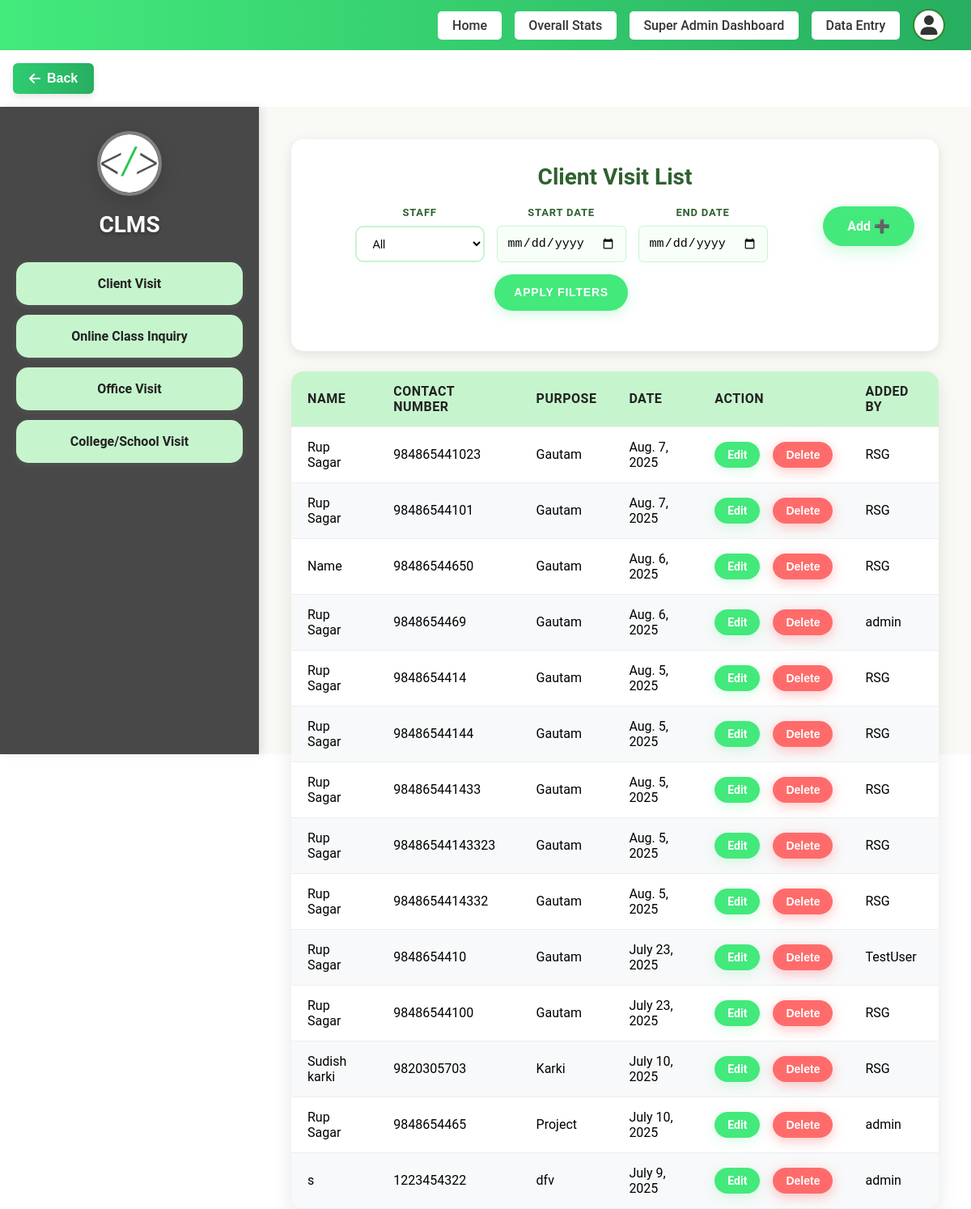
The page /add-dashboard/client-visit/list/ (signed in) on the database its author committed.
### staff/models.py (models this page shows, shortened)
class ClientVisit(models.Model):
    user = models.ForeignKey(User, on_delete=models.CASCADE)
    contact_number = models.CharField(max_length=20)
    name = models.CharField(max_length=100)
    purpose = models.CharField(max_length=255)
    date = models.DateField()

### staff/views.py (the view)
# urls.py: path('client-visit/list/', views.client_visit_list, name='client_visit_list'),
@login_required
def client_visit_list(request):
    if request.user.is_superuser:
        client_visits = ClientVisit.objects.all().order_by('-date')
        staff_filter = request.GET.get('staff')
        if staff_filter and staff_filter != 'all':
            client_visits = client_visits.filter(user_id=staff_filter)
        start_date = request.GET.get('start_date')
        end_date = request.GET.get('end_date')
        if start_date:
            try:
                start_date = datetime.strptime(start_date, '%Y-%m-%d').date()
                client_visits = client_visits.filter(date__gte=start_date)
            except ValueError:
                pass
        if end_date:
            try:
                end_date = datetime.strptime(end_date, '%Y-%m-%d').date()
                client_visits = client_visits.filter(date__lte=end_date)
            except ValueError:
                pass
        staff_users = User.objects.filter(is_staff=True).order_by('username')
    else:
        client_visits = ClientVisit.objects.filter(user=request.user).order_by('-date')
        staff_users = None
    return render(request, 'pages/staff/Client_Visit.html', {
        'client_visits': client_visits,
        'staff_users': staff_users,
        'current_filters': {
            'staff': request.GET.get('staff', ''),
            'start_date': request.GET.get('start_date', ''),
            'end_date': request.GET.get('end_date', ''),
        }
    })

### templates/pages/staff/Client_Visit.html (shortened to what this page needs)
{% load static %}
<!DOCTYPE html>
<html lang="en">
<head>
  <link rel="stylesheet" href="{% static 'css/Visit.css' %}">
  <link rel="stylesheet" href="{% static 'css/dltvisit.css' %}">
</head>
<body>
{% include "layouts/header.html" %}
<div class="container">
  <div class="sidebar">
      <div class="logo">
        <a href="{% url 'add_dashboard' %}">
         <img src="{% static 'assets/favicon.png' %}" alt="Logo">
        </a>
      </div>
      <h2>CLMS</h2>
      <ul>
        <li><a href="{% url 'client_visit_list' %}">Client Visit</a></li>
        <li><a href="{% url 'online_class_list' %}">Online Class Inquiry</a></li>
        <li><a href="{% url 'office_visit_list' %}">Office Visit</a></li>
        <li><a href="{% url 'college_visit_list' %}">College/School Visit</a></li>
      </ul>
    </div>
    <div class="main-content">
      <div class="header">
        <h2>Client Visit List</h2>
        <div class="header-controls">
          <a href="{% url 'add_dashboard' %}" class="add-btn">Add ➕</a>
          {% if user.is_superuser and staff_users %}
          <div class="filter-container">
            <form method="GET" class="filter-form" style="display: flex; align-items: center; gap: 15px; flex-wrap: wrap;">
              <div class="filter-item">
                <label for="staff">Staff</label>
                <select name="staff" id="staff">
                  <option value="all" {% if current_filters.staff == 'all' or not current_filters.staff %}selected{% endif %}>All</option>
                </select>
              </div>
              <div class="filter-item">
                <label for="start_date">Start Date</label>
                <input type="date" name="start_date" id="start_date" value="{{ current_filters.start_date }}" placeholder="yyyy-mm-dd">
              </div>
              <div class="filter-item">
                <label for="end_date">End Date</label>
                <input type="date" name="end_date" id="end_date" value="{{ current_filters.end_date }}" placeholder="yyyy-mm-dd">
              </div>
              <button type="submit" class="apply-btn">Apply Filters</button>
            </form>
          </div>
          {% endif %}
        </div>
      </div>
      <table>
        <thead>
          <tr>
            <th>Name</th>
            <th>Contact Number</th>
            <th>Purpose</th>
            <th>Date</th>
            <th>Action</th>
            <th>Added By</th>
          </tr>
        </thead>
        <tbody>
          {% for visit in client_visits %}
          <tr class="{% cycle 'white-row' 'green-row' %}">
            <td>{{ visit.name }}</td>
            <td>{{ visit.contact_number }}</td>
            <td>{{ visit.purpose }}</td>
            <td>{{ visit.date }}</td>
            <td>
              <div class="action-buttons">
                <a href="{% url 'edit_client' visit.id %}" class="edit-btn">Edit</a>
                <button class="delete-btn" onclick="showClientVisitDeleteConfirmation('{{ visit.id }}', '{{ visit.name }}')">Delete</button>
              </div>
            </td>
            <td>{{ visit.user.username }}</td>
          </tr>
          {% empty %}
          <tr>
            <td colspan="6">No client visits available.</td>
          </tr>
          {% endfor %}
        </tbody>
      </table>
    </div>
  </div>
</body>
</html>

### static/css/dltvisit.css (style rules this page uses)
.action-buttons { display: flex; gap: 8px; align-items: center; justify-content: flex-start; }
.edit-btn, .delete-btn { display: inline-block !important; vertical-align: middle; }
td:last-child { white-space: nowrap; }

### static/css/home.css (style rules this page uses)
body { background: #fff; margin: 0; font-family: 'Roboto', Arial, sans-serif; }

### rows shown on the page
ClientVisit: name "Rup Sagar", contact_number "984865441023", purpose "Gautam", date "Aug. 7, 2025", user.username "RSG"
ClientVisit: name "Rup Sagar", contact_number "98486544101", purpose "Gautam", date "Aug. 7, 2025", user.username "RSG"
ClientVisit: name "Name", contact_number "98486544650", purpose "Gautam", date "Aug. 6, 2025", user.username "RSG"
ClientVisit: name "Rup Sagar", contact_number "9848654469", purpose "Gautam", date "Aug. 6, 2025", user.username "admin"
ClientVisit: name "Rup Sagar", contact_number "9848654414", purpose "Gautam", date "Aug. 5, 2025", user.username "RSG"
ClientVisit: name "Rup Sagar", contact_number "98486544144", purpose "Gautam", date "Aug. 5, 2025", user.username "RSG"
ClientVisit: name "Rup Sagar", contact_number "984865441433", purpose "Gautam", date "Aug. 5, 2025", user.username "RSG"
ClientVisit: name "Rup Sagar", contact_number "98486544143323", purpose "Gautam", date "Aug. 5, 2025", user.username "RSG"
ClientVisit: name "Rup Sagar", contact_number "9848654414332", purpose "Gautam", date "Aug. 5, 2025", user.username "RSG"
ClientVisit: name "Rup Sagar", contact_number "9848654410", purpose "Gautam", date "July 23, 2025", user.username "TestUser"
ClientVisit: name "Rup Sagar", contact_number "98486544100", purpose "Gautam", date "July 23, 2025", user.username "RSG"
ClientVisit: name "Sudish karki", contact_number "9820305703", purpose "Karki", date "July 10, 2025", user.username "RSG"
ClientVisit: name "Rup Sagar", contact_number "9848654465", purpose "Project", date "July 10, 2025", user.username "admin"
ClientVisit: name "s", contact_number "1223454322", purpose "dfv", date "July 9, 2025", user.username "admin"
